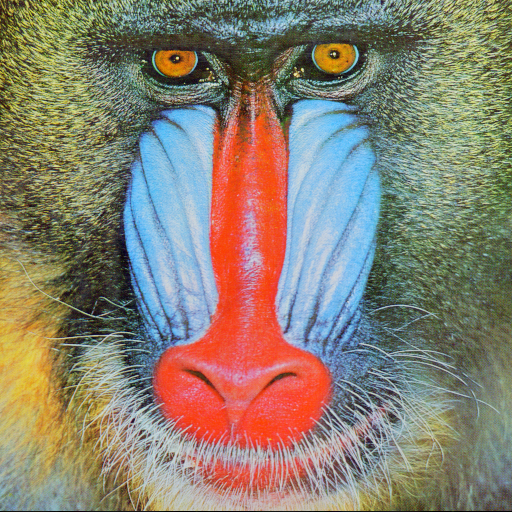
%> input picture _codes/weeks/week15/mandrill.png, 512 x 512 px
$ octave cover.m   (GNU Octave 9; MATLAB toolbox functions it lacks are replaced by stand-ins)
%> lines starting %> are read from the running program, lines starting %| are printed output that depends on the picture
% load 'mandrill' image and set values into [0, 1].
img = imread('mandrill.png');
%> img is the input picture: size 512x512x3 uint8; mean R, G, B 137.4, 128.9, 113.1
img = double(img) / 255;
%> img: size 512x512x3 double
% make gray image and store.
g_img = rgb2gray(img);
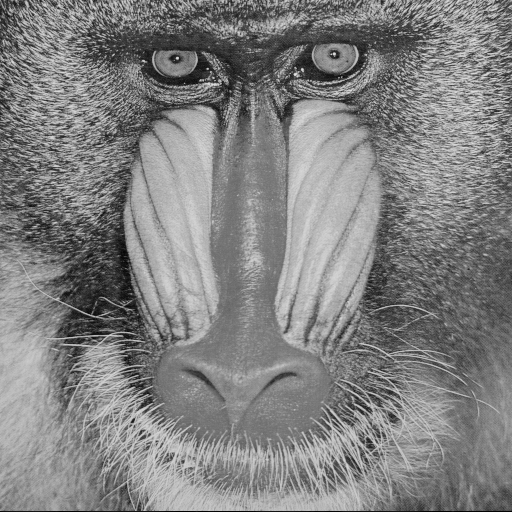
%> g_img: size 512x512 double; min 0, max 0.904, mean 0.508
imwrite(g_img, 'img_orig.jpg');

% find SVD of the gray image.
[U, S ,V] = svd(g_img);

% for visualization
figure;
sgtitle ('This is an Omaju for the textbook cover.')
preset = [200 , 150 , 100 , 80, 50, 30, 20, 15, 10, 5, 3];
fig_loc = [10:5:25 , 24, 23, 22, 21:-5:6];
for i = 1:11
    temp_S = S;
    temp_S(preset(i):end, preset(i):end) = 0;
    temp_img = U * temp_S * V';
    img_name = sprintf('img_%d.jpg', preset(i));
    imwrite (temp_img, img_name);
    subplot (5, 5, fig_loc (i));
    imshow (temp_img);
    title(sprintf('%.1f kb', imfinfo(img_name).FileSize / 1024))
end
% draw 'full' gray image
subplot(5, 5, [2:4, 7:9, 12:14, 17:19]) ; imshow (img);
title(sprintf ('%.1f kb(size of gray image file)', imfinfo ('img_orig.jpg'). FileSize / 1024))
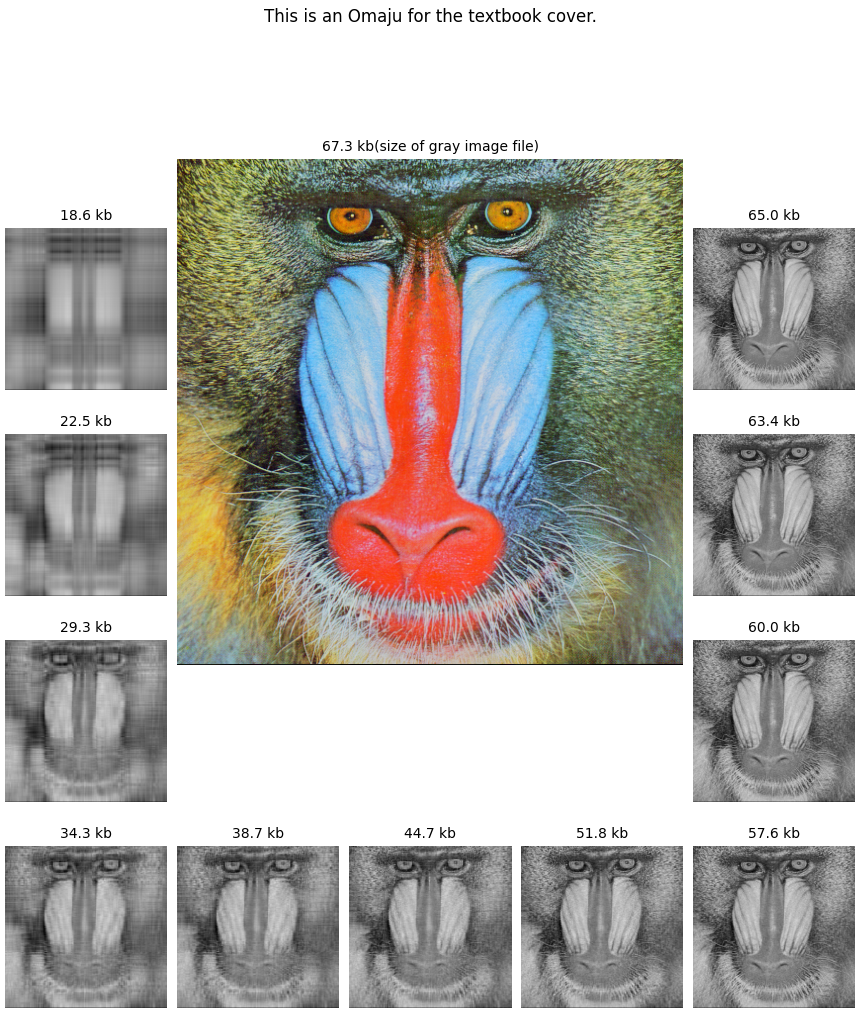
%> figure redrawn from the program's plot data, 12 panels
